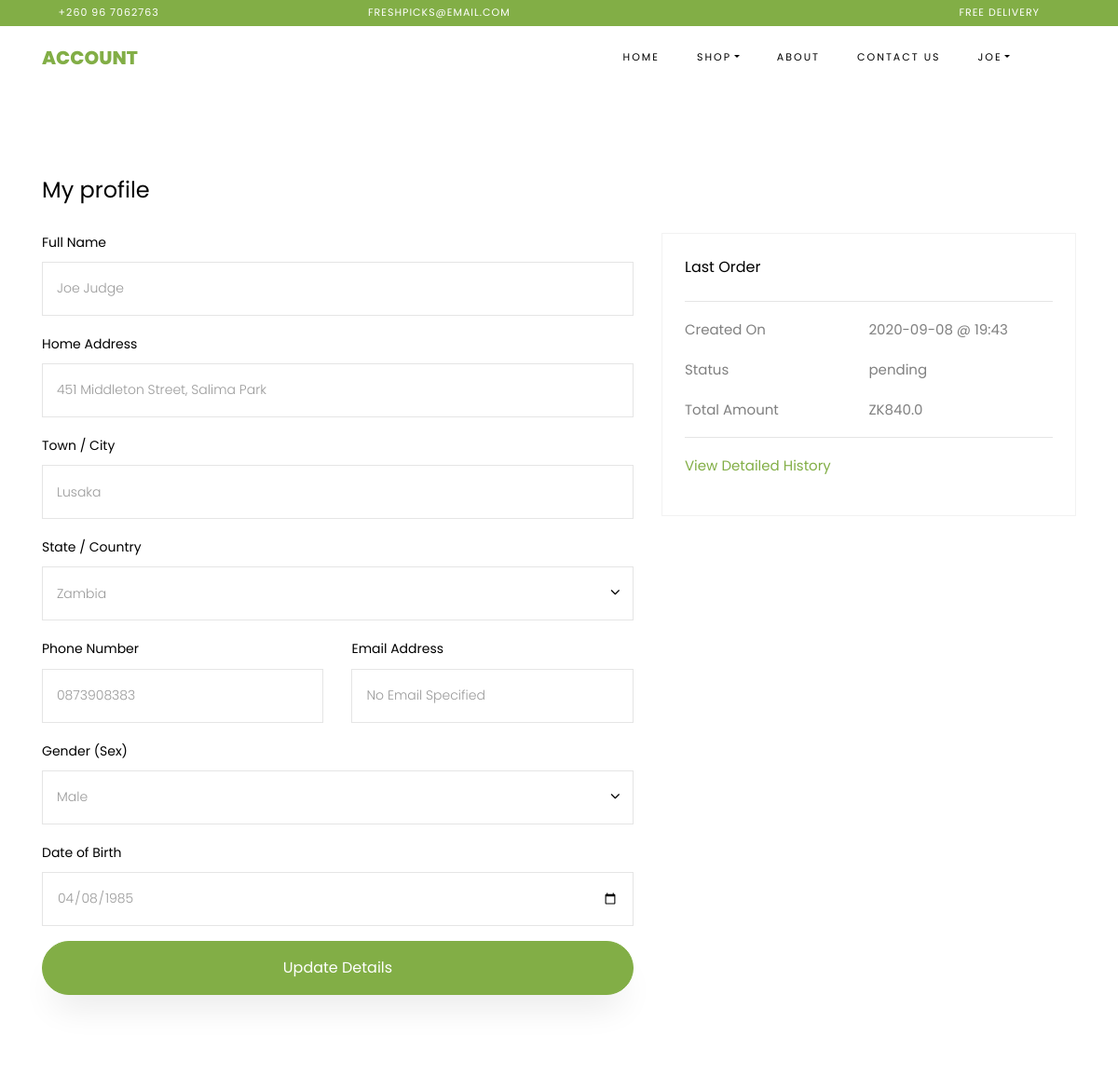
Page /account (signed in, upper part) on the earlier database version.
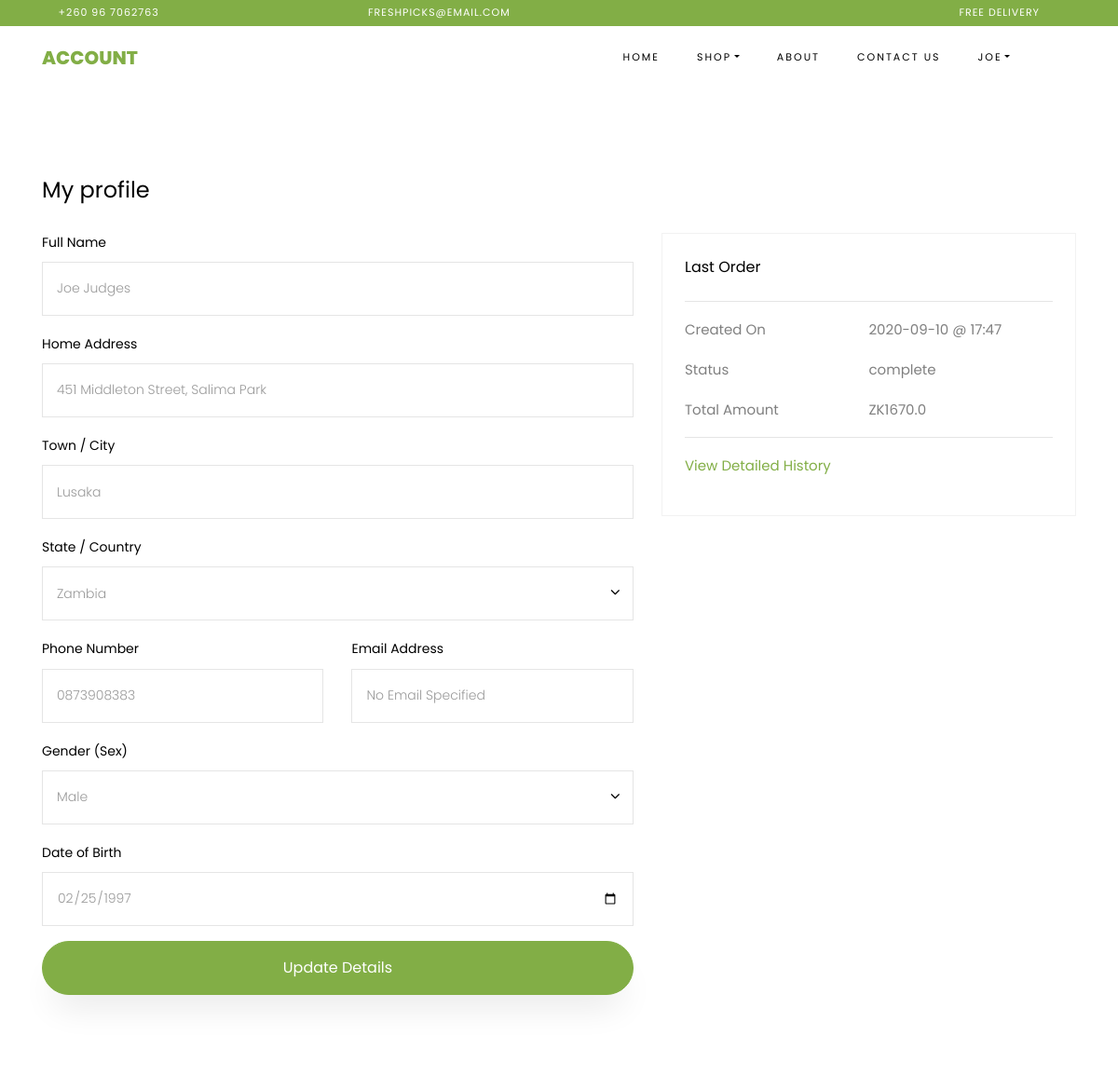
Same page on the later database version.
### freshpicks/databaseModels.py (models this page shows, shortened)
class Customers(db.Model, UserMixin):
    id = db.Column(db.Integer, primary_key=True, autoincrement=True, unique=True)
    fullname = db.Column(db.String(), nullable=False)
    address = db.Column(db.String(), nullable=False)
    town = db.Column(db.String(), nullable=False)
    country = db.Column(db.String(), nullable=False)
    phone_number = db.Column(db.String(), nullable=False, unique=True)
    email_address = db.Column(db.String(), unique=True, nullable=True)
    gender = db.Column(db.String(), nullable=False)
    dob = db.Column(db.String(), nullable=False)
    password = db.Column(db.String(), nullable=True)
    terms_and_conditions = db.Column(db.Boolean(), nullable=False)
    date_registered = db.Column(db.TIMESTAMP(), default=datetime.datetime.now(), nullable=False)
    orders = db.relationship('Orders', backref='buyer', lazy=True)

class Orders(db.Model):
    id = db.Column(db.Integer, primary_key=True, autoincrement=True, unique=True)
    customer_id = db.Column(db.Integer(), db.ForeignKey('customers.id'), nullable=False)
    cost_order = db.Column(db.String(), nullable=False)
    customer_order = db.Column(db.String(), nullable=False)
    total_price = db.Column(db.Float(), nullable=False)
    delivery_address = db.Column(db.String(), nullable=False)
    date_ordered = db.Column(db.TIMESTAMP(), default=datetime.datetime.now(), nullable=False)
    additional_instructions = db.Column(db.String(), nullable=True)
    status = db.Column(db.String(), nullable=False, default="pending")
    date_completed = db.Column(db.TIMESTAMP(), nullable=True)
    date_cancelled = db.Column(db.TIMESTAMP(), nullable=True)
    back_to_pending = db.Column(db.TIMESTAMP(), nullable=True)

### freshpicks/customers/routes.py (the view, shortened to what this page needs)
@customers.route('/account', methods=['GET', 'POST'])
@login_required
def account():
    recent_order = Orders.query.with_entities(
        Orders.total_price,
        Orders.status,
        Orders.date_ordered,
    ).filter_by(customer_id=current_user.id).order_by(Orders.date_ordered.desc()).first()
    return render_template('account.html', recent_order=recent_order)

### freshpicks/databaseModels.py (called while the page is built)
@login_manager.user_loader
def load_user(user_id):
    return Customers.query.get(int(user_id))

### freshpicks/templates/account.html (shortened to what the changed rows need)
{% extends 'base_template.html' %}
{% block content %}
    <section class="ftco-section">
        {% block main %}
            <div class="container">
                <div class="row justify-content-center">
                    <div class="col-xl-7 ftco-animate">
                        <form action="{{ url_for('customers.account') }}" method="post" class="billing-form">
                            <div class="row align-items-end">
                                <div class="col-md-12">
                                    <div class="form-group">
                                        <label for="full-name">Full Name</label>
                                        <input type="text" class="form-control" name="full-name"
                                               value="{{ current_user.fullname }}" required>
                                    </div>
                                </div>
                                <div class="col-md-12">
                                    <div class="form-group">
                                        <label for="home-address">Home Address</label>
                                        <input type="text" class="form-control" name="home-address"
                                               value="{{ current_user.address }}" required>
                                    </div>
                                </div>
                                <div class="col-md-12">
                                    <div class="form-group">
                                        <label for="town-city">Town / City</label>
                                        <input type="text" class="form-control" name="town-city"
                                               value="{{ current_user.town }}" required>
                                    </div>
                                </div>
                                <div class="col-md-6">
                                    <div class="form-group">
                                        <label for="phone-number">Phone Number</label>
                                        <input type="number" class="form-control" name="phone-number"
                                               value="{{ current_user.phone_number }}" required>
                                    </div>
                                </div>
                                <div class="col-md-12">
                                    <div class="form-group">
                                        <label for="dob">Date of Birth</label>
                                        <input type="date" class="form-control" name="dob" data-date-format="DD/MM/YYYY"
                                               value="{{ current_user.dob }}" required>
                                    </div>
                                </div>
                            </div>
                        </form>
                    </div>
                    {% if recent_order %}
                        <div class="col-xl-5">
                            <div class="row mt-5 pt-3">
                                <div class="col-md-12 d-flex mb-5">
                                    <div class="cart-detail cart-total p-3 p-md-4">
                                        <h3 class="billing-heading mb-4">Last Order</h3>
                                        <hr>
                                            <p class="d-flex">
                                                <span>Created On</span>
                                                <span>{{ recent_order.date_ordered.strftime('%Y-%m-%d  @ %H:%M') }}</span>
                                            </p>
                                            <p class="d-flex">
                                                <span>Status</span>
                                                <span>{{ recent_order.status }}</span>
                                            </p>
                                            <p class="d-flex">
                                                <span> Total Amount</span>
                                                <span>ZK{{ recent_order.total_price }}</span>
                                            </p>
                                        <hr>
                                        <a href="{{ url_for('customers.order_history') }}">
                                            <p>View Detailed History</p>
                                        </a>
                                    </div>
                                </div>
                            </div>
                        </div>
                    {% endif %}
                </div>
            </div>
        {% endblock %}
    </section>
{% endblock %}

### freshpicks/templates/base_template.html (shortened to what this page needs)
<!DOCTYPE html>
<html lang="en">
<head>
    <link rel="stylesheet" href="../static/css/open-iconic-bootstrap.min.css">
    <link rel="stylesheet" href="../static/css/animate.css">
    <link rel="stylesheet" href="../static/css/owl.carousel.min.css">
    <link rel="stylesheet" href="../static/css/owl.theme.default.min.css">
    <link rel="stylesheet" href="../static/css/magnific-popup.css">
    <link rel="stylesheet" href="../static/css/aos.css">
    <link rel="stylesheet" href="../static/css/ionicons.min.css">
    <link rel="stylesheet" href="../static/css/bootstrap-datepicker.css">
    <link rel="stylesheet" href="../static/css/jquery.timepicker.css">
    <link rel="stylesheet" href="../static/css/flaticon.css">
    <link rel="stylesheet" href="../static/css/icomoon.css">
    <link rel="stylesheet" href="../static/css/style.css">
</head>
<body class="goto-here">
<div class="py-1 bg-primary">
    <div class="container">
        <div class="row no-gutters d-flex align-items-start align-items-center px-md-0">
            <div class="col-lg-12 d-block">
                <div class="row d-flex">
                    <div class="col-md pr-4 d-flex topper align-items-center">
                        <div class="icon mr-2 d-flex justify-content-center align-items-center"><span
                                class="icon-phone2"></span></div>
                        <span class="text">+260 96 7062763</span>
                    </div>
                    <div class="col-md pr-4 d-flex topper align-items-center">
                        <div class="icon mr-2 d-flex justify-content-center align-items-center"><span
                                class="icon-paper-plane"></span></div>
                        <span class="text">freshpicks@email.com</span>
                    </div>
                    <div class="col-md-5 pr-4 d-flex topper align-items-center text-lg-right">
                        <span class="text">Free delivery</span>
                    </div>
                </div>
            </div>
        </div>
    </div>
</div>
<nav class="navbar navbar-expand-lg navbar-dark ftco_navbar bg-dark ftco-navbar-light" id="ftco-navbar">
    <div class="container">
        <a class="navbar-brand" href="{{ url_for('main.home') }}">{% block navbar %}{% endblock %}</a>
        <div class="collapse navbar-collapse" id="ftco-nav">
            <ul class="navbar-nav ml-auto">
                <li class="nav-item active"><a href="{{ url_for('main.home') }}" class="nav-link">Home</a></li>
                <li class="nav-item dropdown">
                    <a class="nav-link dropdown-toggle" href="#" id="dropdown04" data-toggle="dropdown"
                       aria-haspopup="true" aria-expanded="false">Shop</a>
                </li>
                <li class="nav-item"><a href="{{ url_for('main.about') }}" class="nav-link">About</a></li>
                <li class="nav-item"><a href="{{ url_for('main.contact') }}" class="nav-link">Contact Us</a></li>
                {% if current_user.is_authenticated %}
                    <li class="nav-item dropdown">
                        <a class="nav-link dropdown-toggle" href="#" id="dropdown04" data-toggle="dropdown"
                           aria-haspopup="true" aria-expanded="false">{{ current_user.fullname.split(' ')[0] }}</a>
                    </li>
                    <li class="nav-item cta cta-colored"><a href="{{ url_for('customers.cart') }}"
                                                            class="nav-link"><span
                            class="icon-shopping_cart"></span>{{ session['total_quantity'] }}</a></li>
                {% else: %}
                    <li class="nav-item"><a href="{{ url_for('customers.login') }}" class="nav-link">Login</a></li>
                    <li class="nav-item"><a href="{{ url_for('customers.signup') }}" class="nav-link">Sign Up</a></li>
                {% endif %}
            </ul>
        </div>
    </div>
</nav>
{% block content %} {% endblock %}
</body>
</html>

Differences in the rows shown:
changed Customers "JOE": full-name "Joe Judge" → "Joe Judges"; dob "04/08/1985" → "02/25/1997"
changed Orders: status "pending" → "complete"; total_price "840.0" → "1670.0"
Other differences:
{{ recent_order.date_ordered.strftime('%Y-%m-%d  @ %H:%M') }}: "2020-09-08 @ 19:43" → "2020-09-10 @ 17:47"
